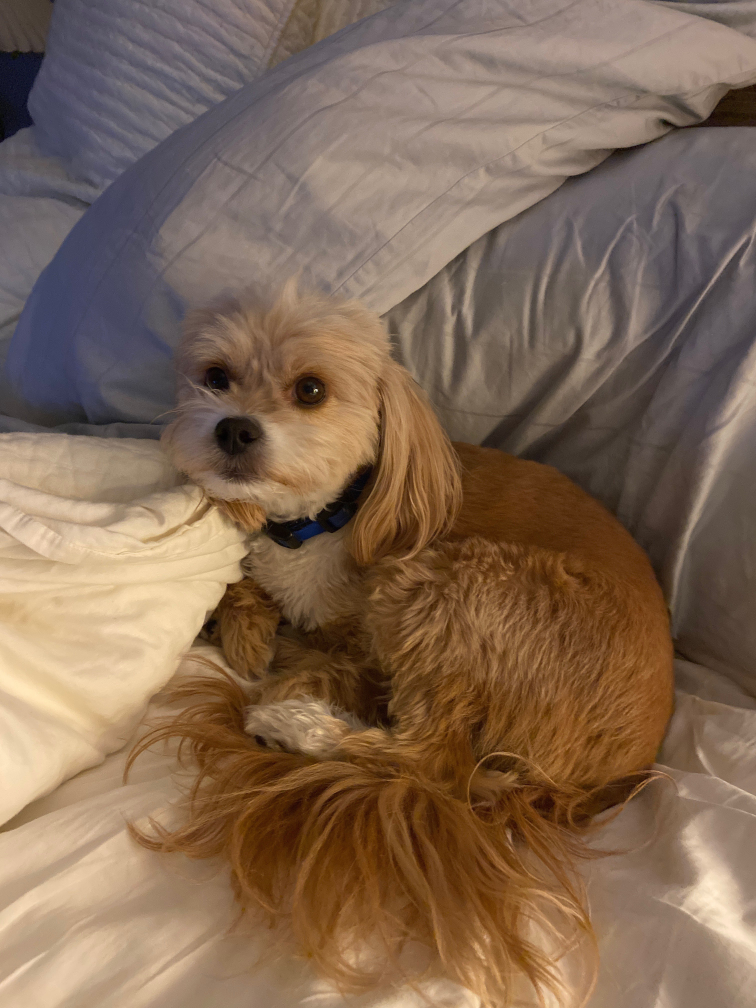
#> input picture CSC 356 Machine Learning/1.jpg, 3024 x 4032 px, found by its file name (shown at 1/4 size)
$ python LearningPillow.py
#> lines starting #> are read from the running program, lines starting #| are printed output that depends on the picture
#Nicholas Jonas
#10/16/2020
#Week 1 Assignment
#CSC355: Open Source Development
#This was my first attempt learn the Pillow library, the goal was to learn how
#composite photos worked and how to create a mask.
#I made this program during Week 0, but thought
#it would still be an important one to submit
from PIL import Image, ImageDraw


def firstComposite(imageOne, imageTwo):
    #Function to make a mask and use it for a composite and create a blend.
    mask = Image.new("L", imageOne.size,128)#the last number is obsfucation of the mask
    img = Image.composite(imageOne,imageTwo,mask)
    #img.save("LadyandCosmo.png")
    img.show()
#firstComposite


def secondComposite(imageOne, imageTwo):
    #Function to make a small rectangular mask for the composite.
    #and create a "window"
    mask = Image.new("L", imageOne.size, 0) #Another mask creation
    drawImage = ImageDraw.Draw(mask)
    drawImage.rectangle((500,1000,1500,2000),fill=255)
    #^draws a rectangle using a list of coordinates [x0, y0, x1, y1]
    img = Image.composite(imageOne,imageTwo,mask)
    #img.save("CosmoandLady.png")
    img.show()
#secondComposite


def main():
    #main function that opens the images and calls the functions.
    print("Hello World!")
    lady = Image.open("1.jpg") #My dog
#> lady is the input picture: PIL image 3024x4032 RGB; mean R, G, B 129.6, 105, 84.7
    cosmo = Image.open("5.jpg") #My cat
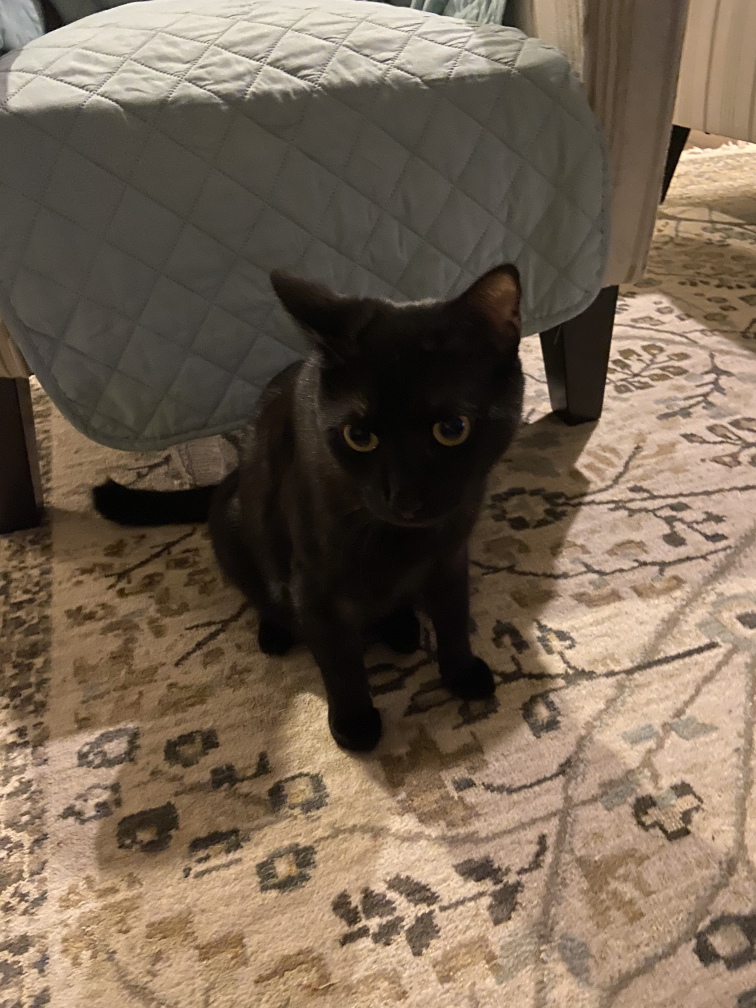
#> input picture CSC 356 Machine Learning/5.jpg, 3024 x 4032 px, found by its file name (shown at 1/4 size)
#> cosmo is the input picture: PIL image 3024x4032 RGB; mean R, G, B 117.2, 101.2, 84
    ladyW, ladyH = lady.size
#> ladyW = 3024; ladyH = 4032
    cosmoW, cosmoH = cosmo.size
#> cosmoW = 3024; cosmoH = 4032
    print("Widths: ",ladyW,cosmoW) #Checking dimensions
#| Widths:  3024 3024
    print("Heights: ",ladyH,cosmoH)
#| Heights:  4032 4032
    firstComposite(lady,cosmo)
#> in firstComposite, `mask = Image.new("L", imageOne.size,128)#the last number is obsfucatio..`: mask: PIL image 3024x4032 L; every value is 128
#> in firstComposite, `img = Image.composite(imageOne,imageTwo,mask)`:
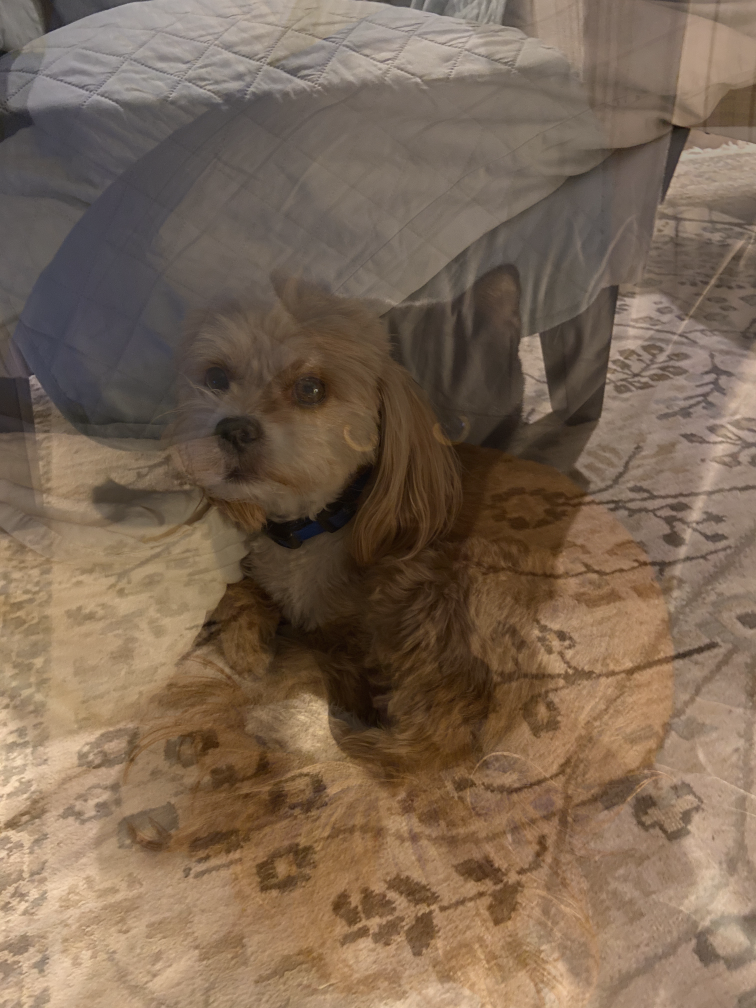
#> img: PIL image 3024x4032 RGB (shown at 1/4 size); mean R, G, B 123.5, 103.1, 84.4
    secondComposite(lady,cosmo)
#> in secondComposite, `mask = Image.new("L", imageOne.size, 0)`: mask: PIL image 3024x4032 L; every value is 0
#> in secondComposite, `img = Image.composite(imageOne,imageTwo,mask)`:
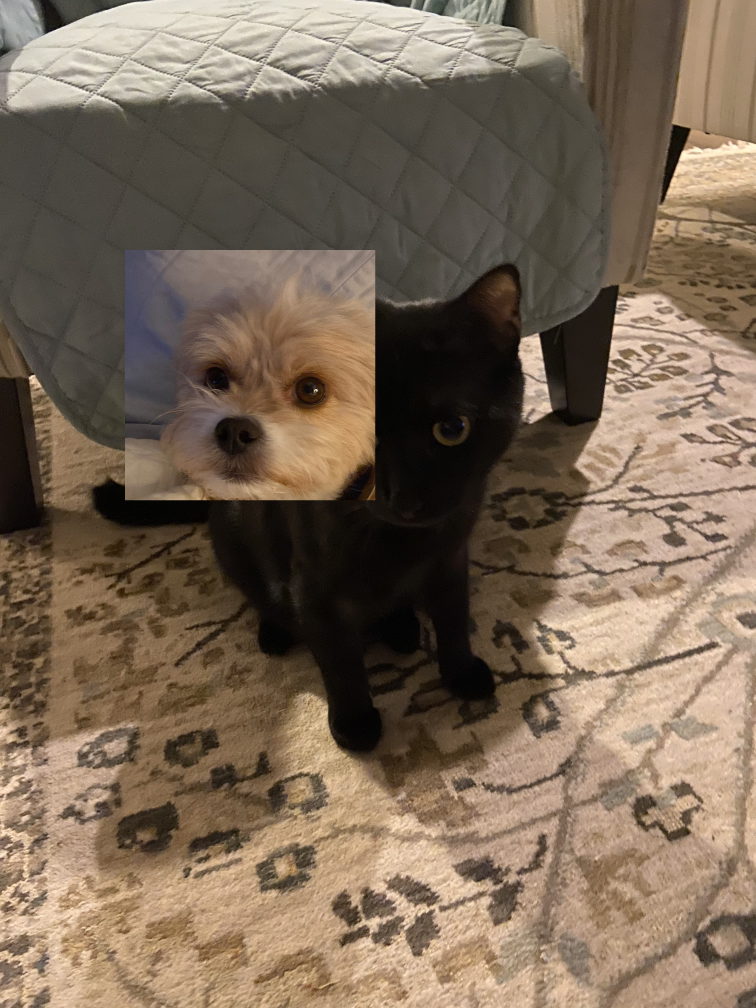
#> img: PIL image 3024x4032 RGB (shown at 1/4 size); mean R, G, B 123.1, 105.5, 87.5
#main


if __name__ == "__main__":
    main()
